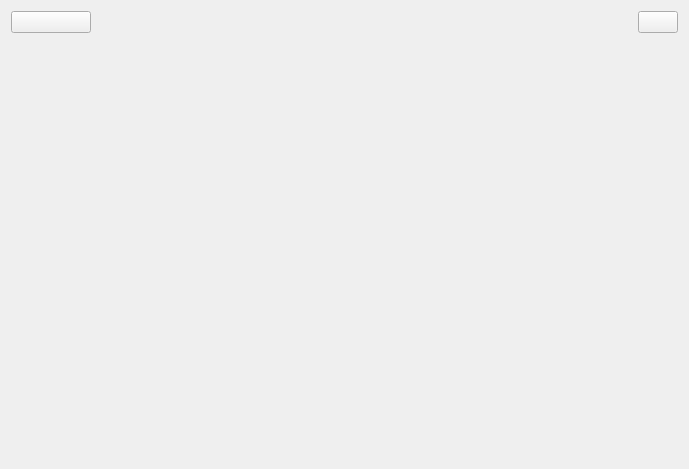
<?xml version="1.0" encoding="UTF-8"?>
<ui version="4.0">
 <class>MasterView</class>
 <widget class="QWidget" name="MasterView">
  <property name="geometry">
   <rect>
    <x>0</x>
    <y>0</y>
    <width>689</width>
    <height>469</height>
   </rect>
  </property>
  <property name="windowTitle">
   <string>MasterView</string>
  </property>
  <layout class="QVBoxLayout" name="verticalLayout_2">
   <item>
    <layout class="QVBoxLayout" name="verticalLayout">
     <item>
      <layout class="QHBoxLayout" name="horizontalLayout">
       <item>
        <widget class="QPushButton" name="btBack">
         <property name="text">
          <string> </string>
         </property>
         <property name="icon">
          <iconset resource="lab3.qrc">
           <normaloff>:/img/back.png</normaloff>:/img/back.png</iconset>
         </property>
        </widget>
       </item>
       <item>
        <spacer name="horizontalSpacer">
         <property name="orientation">
          <enum>Qt::Orientation::Horizontal</enum>
         </property>
         <property name="sizeHint" stdset="0">
          <size>
           <width>40</width>
           <height>20</height>
          </size>
         </property>
        </spacer>
       </item>
       <item>
        <widget class="QLabel" name="labelTitle">
         <property name="text">
          <string/>
         </property>
        </widget>
       </item>
       <item>
        <spacer name="horizontalSpacer_2">
         <property name="orientation">
          <enum>Qt::Orientation::Horizontal</enum>
         </property>
         <property name="sizeHint" stdset="0">
          <size>
           <width>40</width>
           <height>20</height>
          </size>
         </property>
        </spacer>
       </item>
       <item>
        <widget class="QPushButton" name="btLogout">
         <property name="text">
          <string/>
         </property>
         <property name="icon">
          <iconset resource="lab3.qrc">
           <normaloff>:/img/logout.png</normaloff>:/img/logout.png</iconset>
         </property>
        </widget>
       </item>
      </layout>
     </item>
     <item>
      <widget class="QStackedWidget" name="stackedWidget"/>
     </item>
    </layout>
   </item>
  </layout>
 </widget>
 <resources>
  <include location="lab3.qrc"/>
 </resources>
 <connections/>
</ui>
